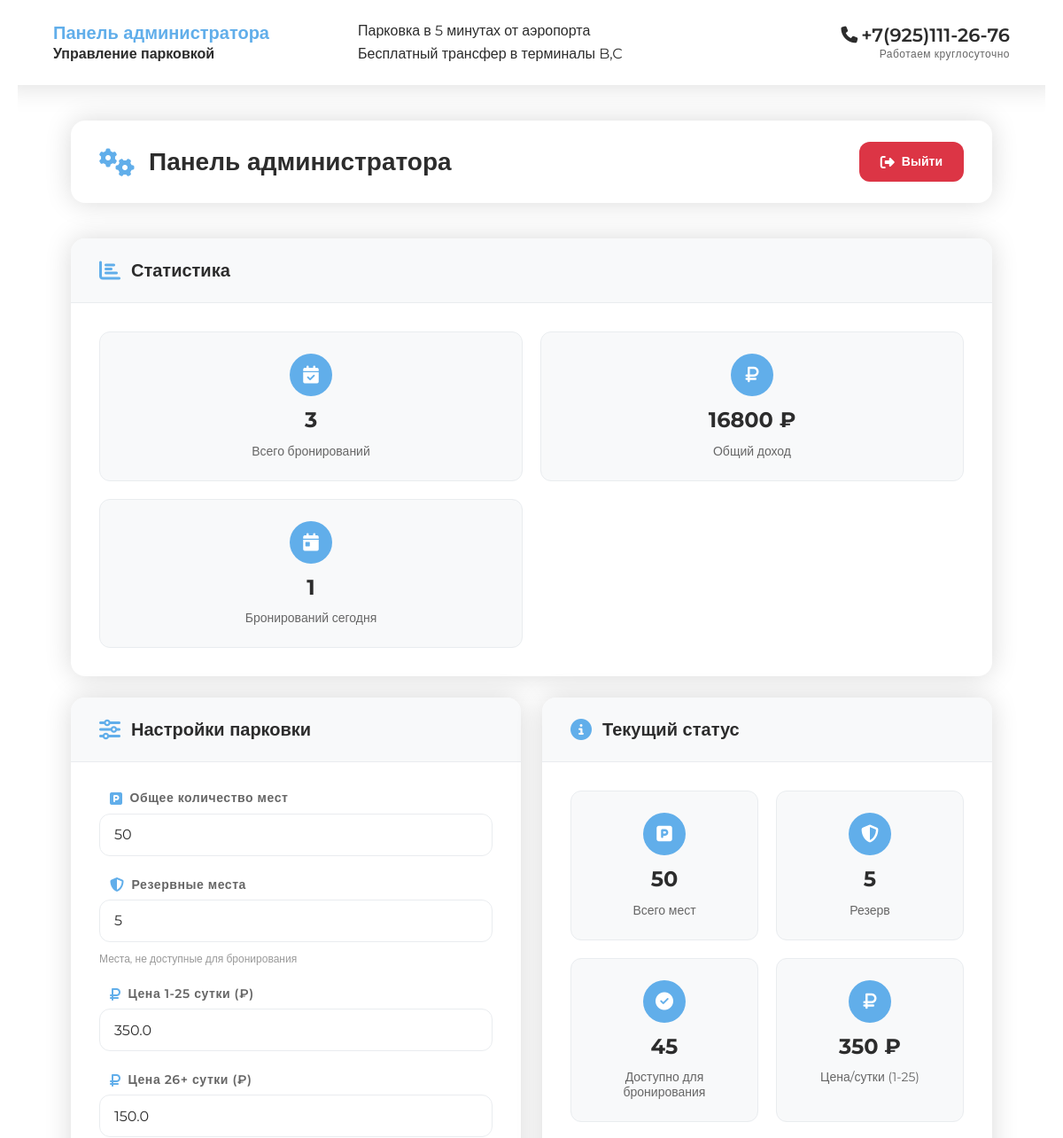
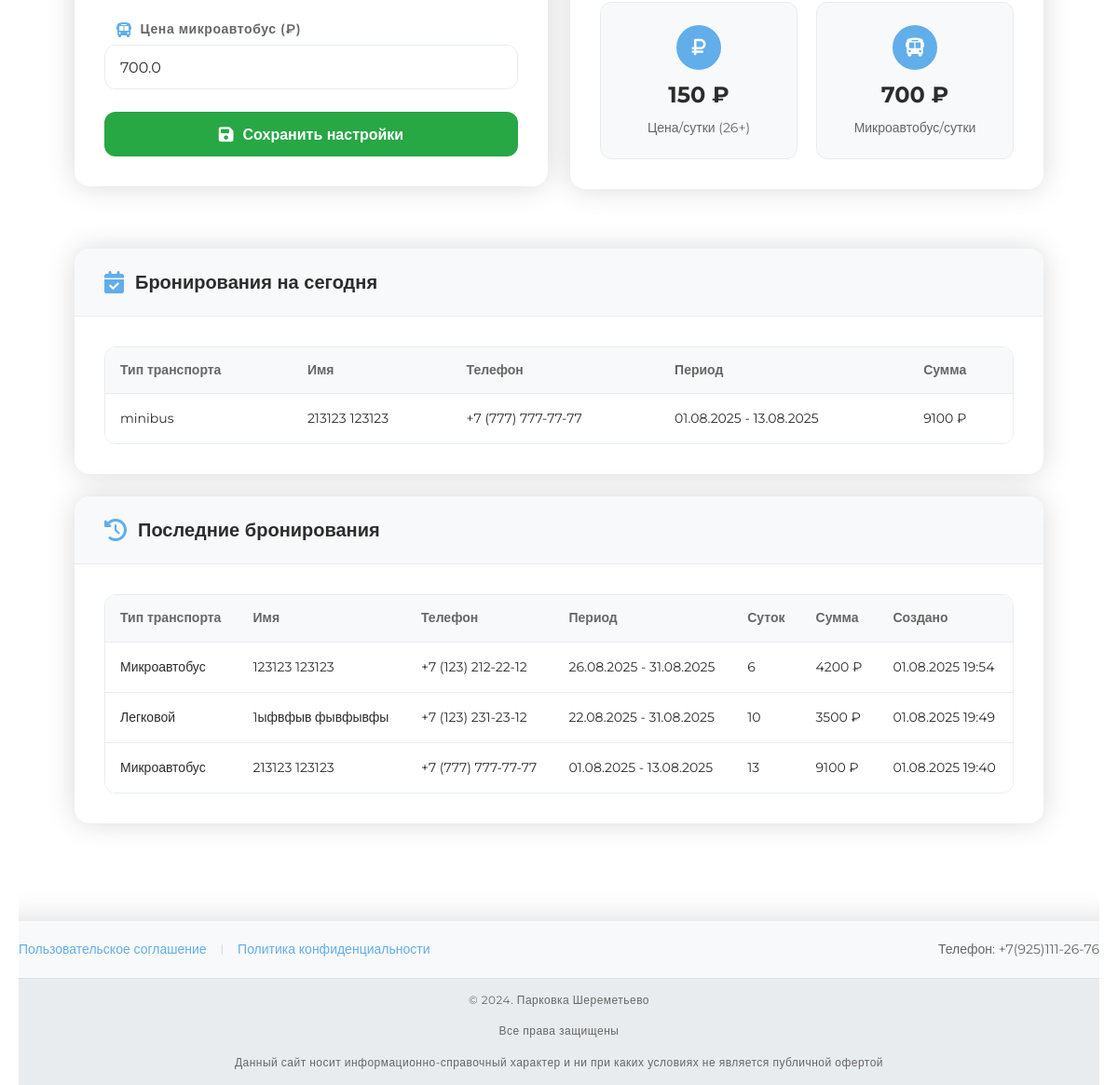
The app's page /admin (signed in), older data (2 pictures, top to bottom).
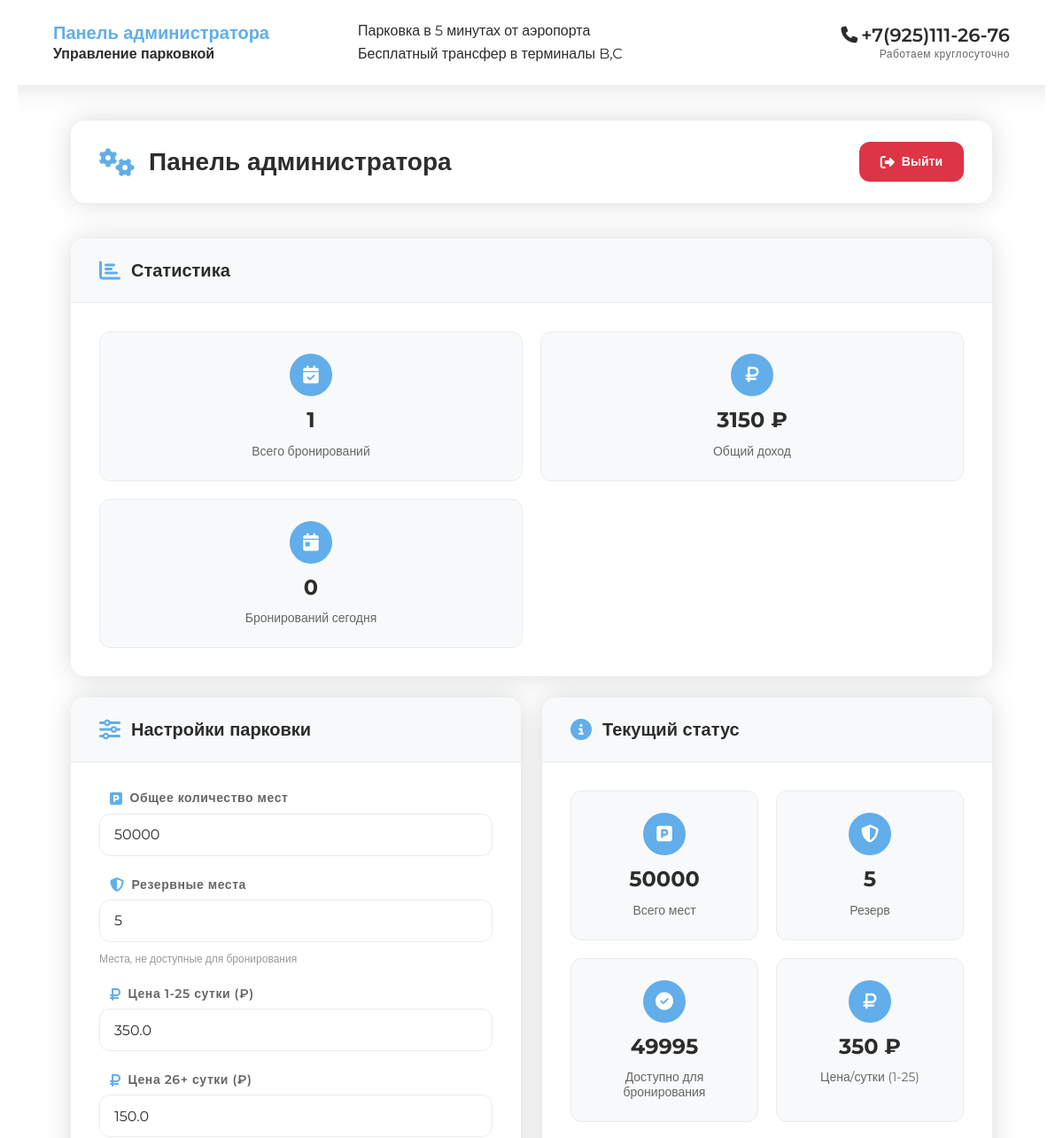
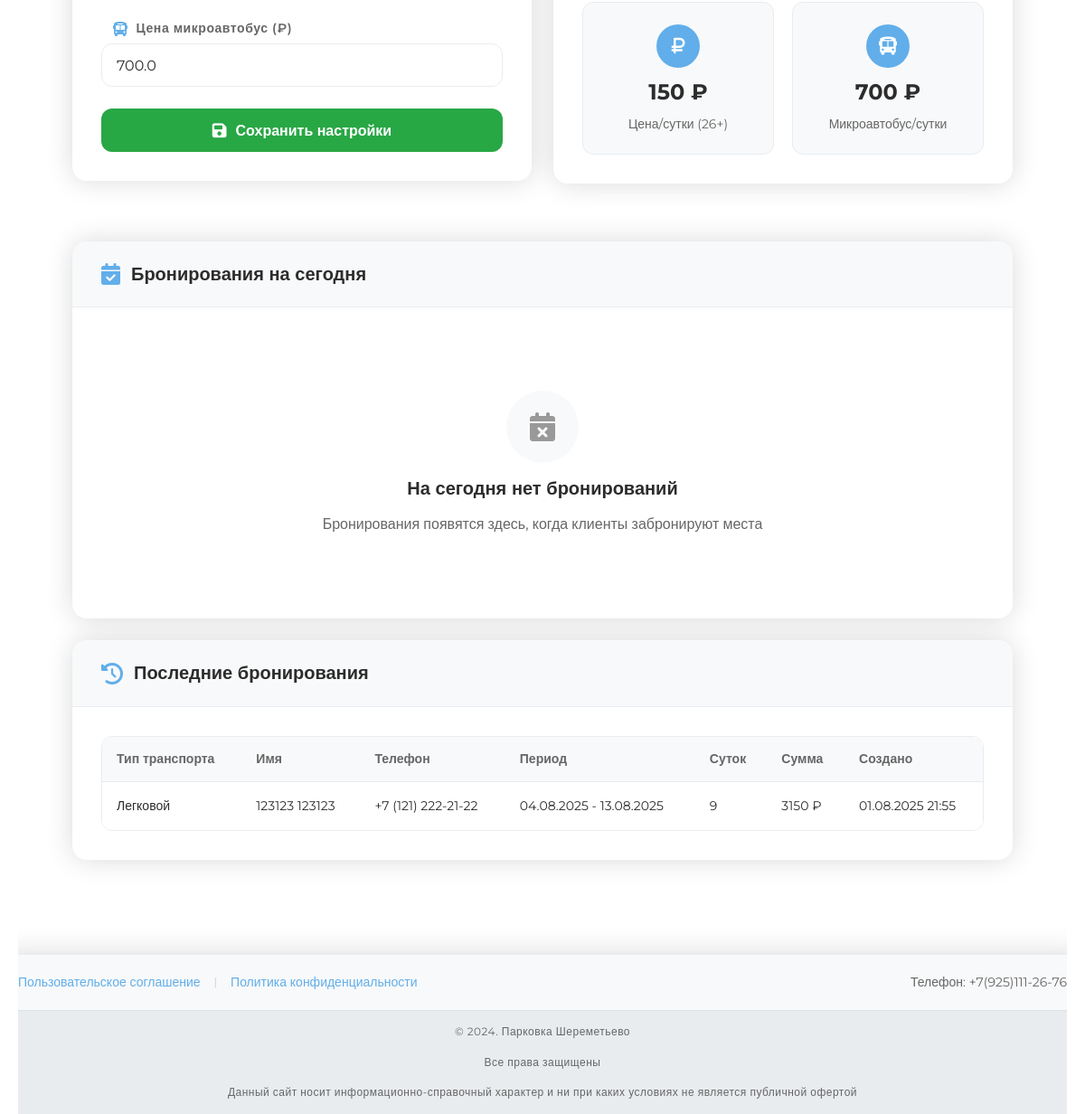
The same page, newer data (2 pictures, top to bottom).
### models.py (models this page shows, shortened)
class ParkingSettings(db.Model):
    id = db.Column(db.Integer, primary_key=True)
    total_spots = db.Column(db.Integer, nullable=False, default=50)
    reserve_spots = db.Column(db.Integer, nullable=False, default=5)
    daily_price_1_25 = db.Column(db.Float, nullable=False, default=350.0)  # 1-25 сутки
    daily_price_26_plus = db.Column(db.Float, nullable=False, default=150.0)  # 26+ сутки
    minibus_price = db.Column(db.Float, nullable=False, default=700.0)  # Микроавтобус
    created_at = db.Column(db.DateTime, default=datetime.utcnow)
    updated_at = db.Column(db.DateTime, default=datetime.utcnow, onupdate=datetime.utcnow)

class Booking(db.Model):
    id = db.Column(db.Integer, primary_key=True)
    first_name = db.Column(db.String(100), nullable=False)
    last_name = db.Column(db.String(100), nullable=False)
    phone = db.Column(db.String(20), nullable=False)
    vehicle_type = db.Column(db.String(20), nullable=False, default='car')  # car или minibus
    start_date = db.Column(db.Date, nullable=False)
    end_date = db.Column(db.Date, nullable=False)
    total_days = db.Column(db.Integer, nullable=False)
    total_amount = db.Column(db.Float, nullable=False)
    created_at = db.Column(db.DateTime, default=datetime.utcnow)
    updated_at = db.Column(db.DateTime, default=datetime.utcnow, onupdate=datetime.utcnow)

### routes.py (the view, shortened to what this page needs)
@app.route('/admin')
def admin_panel():
    if not session.get('admin_logged_in'):
        return redirect(url_for('admin_login'))
    settings = ParkingSettings.query.first()
    today = date.today()
    today_bookings = Booking.query.filter(
        Booking.start_date <= today,
        Booking.end_date >= today
    ).order_by(Booking.start_date).all()
    recent_bookings = Booking.query.order_by(Booking.created_at.desc()).limit(20).all()
    total_bookings = Booking.query.count()
    total_revenue = db.session.query(db.func.sum(Booking.total_amount)).scalar() or 0
    return render_template('admin.html',
                         settings=settings,
                         today_bookings=today_bookings,
                         recent_bookings=recent_bookings,
                         total_bookings=total_bookings,
                         total_revenue=total_revenue)

### templates/admin.html (shortened to what this page needs)
{% extends "base.html" %}
{% block content %}
<div class="main-container">
  <header class="main-header">
    <div class="header-content">
      <div class="header-left">
        <div class="header-title">
          <h1>Панель администратора</h1>
          <p>Управление парковкой</p>
        </div>
        <div class="header-info">
          <p>Парковка в 5 минутах от аэропорта</p>
          <p>Бесплатный трансфер в терминалы B,C</p>
        </div>
      </div>
      <div class="header-right">
        <div class="contact-info">
          <div class="phone-section">
            <i class="fas fa-phone"></i>
                            <span>+7(925)111-26-76</span>
          </div>
          <p>Работаем круглосуточно</p>
        </div>
      </div>
    </div>
  </header>
  <div class="main-content">
    <div class="admin-panel-header">
      <div class="admin-header-content">
        <div class="admin-title">
          <i class="fas fa-cogs"></i>
          <h2>Панель администратора</h2>
        </div>
        <a href="{{ url_for('admin_logout') }}" class="logout-btn">
          <i class="fas fa-sign-out-alt"></i>
          <span>Выйти</span>
        </a>
      </div>
    </div>
    <div class="admin-section full-width">
      <div class="section-card">
        <div class="section-header">
          <i class="fas fa-chart-bar"></i>
          <h3>Статистика</h3>
        </div>
        <div class="section-content">
          <div class="metrics-grid">
            <div class="metric-item">
              <div class="metric-icon">
                <i class="fas fa-calendar-check"></i>
              </div>
              <div class="metric-value">{{ total_bookings }}</div>
              <div class="metric-label">Всего бронирований</div>
            </div>
            <div class="metric-item">
              <div class="metric-icon">
                <i class="fas fa-ruble-sign"></i>
              </div>
              <div class="metric-value">{{ "%.0f"|format(total_revenue) }} ₽</div>
              <div class="metric-label">Общий доход</div>
            </div>
            <div class="metric-item">
              <div class="metric-icon">
                <i class="fas fa-calendar-day"></i>
              </div>
              <div class="metric-value">{{ today_bookings|length }}</div>
              <div class="metric-label">Бронирований сегодня</div>
            </div>
          </div>
        </div>
      </div>
    </div>
    <div class="admin-sections">
      <div class="admin-section">
        <div class="section-card">
          <div class="section-header">
            <i class="fas fa-sliders-h"></i>
            <h3>Настройки парковки</h3>
          </div>
          <div class="section-content">
            <form method="POST" action="{{ url_for('update_settings') }}" class="settings-form">
              <div class="form-group">
                <label for="total_spots">
                  <i class="fas fa-parking"></i>
                  <span>Общее количество мест</span>
                </label>
                <input type="number" id="total_spots" name="total_spots"
                       value="{{ settings.total_spots }}" min="1" required>
              </div>
              <div class="form-group">
                <label for="reserve_spots">
                  <i class="fas fa-shield-alt"></i>
                  <span>Резервные места</span>
                </label>
                <input type="number" id="reserve_spots" name="reserve_spots"
                       value="{{ settings.reserve_spots }}" min="0" required>
                <div class="form-hint">Места, не доступные для бронирования</div>
              </div>
              <div class="form-group">
                <label for="daily_price_1_25">
                  <i class="fas fa-ruble-sign"></i>
                  <span>Цена 1-25 сутки (₽)</span>
                </label>
                <input type="number" id="daily_price_1_25" name="daily_price_1_25"
                       value="{{ settings.daily_price_1_25 }}" min="0" step="0.01" required>
              </div>
              <div class="form-group">
                <label for="daily_price_26_plus">
                  <i class="fas fa-ruble-sign"></i>
                  <span>Цена 26+ сутки (₽)</span>
                </label>
                <input type="number" id="daily_price_26_plus" name="daily_price_26_plus"
                       value="{{ settings.daily_price_26_plus }}" min="0" step="0.01" required>
              </div>
              <div class="form-group">
                <label for="minibus_price">
                  <i class="fas fa-bus"></i>
                  <span>Цена микроавтобус (₽)</span>
                </label>
                <input type="number" id="minibus_price" name="minibus_price"
                       value="{{ settings.minibus_price }}" min="0" step="0.01" required>
              </div>
              <button type="submit" class="save-btn">
                <i class="fas fa-save"></i>
                <span>Сохранить настройки</span>
              </button>
            </form>
          </div>
        </div>
      </div>
      <div class="admin-section">
        <div class="section-card">
          <div class="section-header">
            <i class="fas fa-info-circle"></i>
            <h3>Текущий статус</h3>
          </div>
          <div class="section-content">
            <div class="metrics-grid">
              <div class="metric-item">
                <div class="metric-icon">
                  <i class="fas fa-parking"></i>
                </div>
                <div class="metric-value">{{ settings.total_spots }}</div>
                <div class="metric-label">Всего мест</div>
              </div>
              <div class="metric-item">
                <div class="metric-icon">
                  <i class="fas fa-shield-alt"></i>
                </div>
                <div class="metric-value">{{ settings.reserve_spots }}</div>
                <div class="metric-label">Резерв</div>
              </div>
              <div class="metric-item">
                <div class="metric-icon">
                  <i class="fas fa-check-circle"></i>
                </div>
                <div class="metric-value">{{ settings.total_spots - settings.reserve_spots }}</div>
                <div class="metric-label">Доступно для бронирования</div>
              </div>
              <div class="metric-item">
                <div class="metric-icon">
                  <i class="fas fa-ruble-sign"></i>
                </div>
                <div class="metric-value">{{ "%.0f"|format(settings.daily_price_1_25) }} ₽</div>
                <div class="metric-label">Цена/сутки (1-25)</div>
              </div>
              <div class="metric-item">
                <div class="metric-icon">
                  <i class="fas fa-ruble-sign"></i>
                </div>
                <div class="metric-value">{{ "%.0f"|format(settings.daily_price_26_plus) }} ₽</div>
                <div class="metric-label">Цена/сутки (26+)</div>
              </div>
              <div class="metric-item">
                <div class="metric-icon">
                  <i class="fas fa-bus"></i>
                </div>
                <div class="metric-value">{{ "%.0f"|format(settings.minibus_price) }} ₽</div>
                <div class="metric-label">Микроавтобус/сутки</div>
              </div>
            </div>
          </div>
        </div>
      </div>
    </div>
    <div class="admin-section full-width">
      <div class="section-card">
        <div class="section-header">
          <i class="fas fa-calendar-check"></i>
          <h3>Бронирования на сегодня</h3>
        </div>
        <div class="section-content">
          {% if today_bookings %}
          <div class="table-container">
            <table class="admin-table">
              <thead>
                <tr>
                  <th>Тип транспорта</th>
                  <th>Имя</th>
                  <th>Телефон</th>
                  <th>Период</th>
                  <th>Сумма</th>
                </tr>
              </thead>
              <tbody>
                {% for booking in today_bookings %}
                <tr>
                  <td>{{ booking.vehicle_type }}</td>
                  <td>{{ booking.first_name }} {{ booking.last_name }}</td>
                  <td>{{ booking.phone }}</td>
                  <td>{{ booking.start_date.strftime('%d.%m.%Y') }} - {{ booking.end_date.strftime('%d.%m.%Y') }}</td>
                  <td>{{ "%.0f"|format(booking.total_amount) }} ₽</td>
                </tr>
                {% endfor %}
              </tbody>
            </table>
          </div>
          {% else %}
          <div class="empty-state">
            <div class="empty-icon">
              <i class="fas fa-calendar-times"></i>
            </div>
            <h4>На сегодня нет бронирований</h4>
            <p>Бронирования появятся здесь, когда клиенты забронируют места</p>
          </div>
          {% endif %}
        </div>
      </div>
    </div>
    <div class="admin-section full-width">
      <div class="section-card">
        <div class="section-header">
          <i class="fas fa-history"></i>
          <h3>Последние бронирования</h3>
        </div>
        <div class="section-content">
          {% if recent_bookings %}
          <div class="table-container">
            <table class="admin-table">
              <thead>
                <tr>
                  <th>Тип транспорта</th>
                  <th>Имя</th>
                  <th>Телефон</th>
                  <th>Период</th>
                  <th>Суток</th>
                  <th>Сумма</th>
                  <th>Создано</th>
                </tr>
              </thead>
              <tbody>
                {% for booking in recent_bookings %}
                <tr>
                  <td>
                    {% if booking.vehicle_type == 'minibus' %}
                      Микроавтобус
                    {% else %}
                      Легковой
                    {% endif %}
                  </td>
                  <td>{{ booking.first_name }} {{ booking.last_name }}</td>
                  <td>{{ booking.phone }}</td>
                  <td>{{ booking.start_date.strftime('%d.%m.%Y') }} - {{ booking.end_date.strftime('%d.%m.%Y') }}</td>
                  <td>{{ booking.total_days }}</td>
                  <td>{{ "%.0f"|format(booking.total_amount) }} ₽</td>
                  <td>{{ booking.created_at.strftime('%d.%m.%Y %H:%M') }}</td>
                </tr>
                {% endfor %}
              </tbody>
            </table>
          </div>
          {% endif %}
        </div>
      </div>
    </div>
  </div>
{% endblock %}

### templates/base.html (shortened to what this page needs)
<!DOCTYPE html>
<html lang="ru">
<head>
    <link rel="stylesheet" href="https://cdnjs.cloudflare.com/ajax/libs/font-awesome/6.4.0/css/all.min.css">
    <link rel="stylesheet" href="{{ url_for('static', filename='css/style.css') }}">
</head>
<body{% if settings and settings.hourly_price is not none %} data-hourly-price="{{ settings.hourly_price }}"{% endif %}>
    <div class="container">
        {% block content %}{% endblock %}
        <footer class="footer">
            <div class="footer-content">
                <div class="footer-links">
                    <a href="/agreement.pdf" target="_blank">Пользовательское соглашение</a>
                    <span class="separator">|</span>
                    <a href="/policy.pdf" target="_blank">Политика конфиденциальности</a>
                </div>
                <div class="footer-contact">
                    <span>Телефон: +7(925)111-26-76</span>
                </div>
            </div>
            <div class="footer-bottom">
                <div class="container">
                    <p>© 2024. Парковка Шереметьево</p>
                    <p>Все права защищены</p>
                    <p>Данный сайт носит информационно-справочный характер и ни при каких условиях не является публичной офертой</p>
                </div>
            </div>
        </footer>
    </div>
</body>
</html>

Row changes from the older to the newer data that the page shows:
removed Booking: vehicle_type "minibus", first_name "213123", last_name "123123", phone "+7 (777) 777-77-77", start_date "01.08.2025", end_date "13.08.2025", total_amount "9100", shows "Микроавтобус", total_days "13", created_at "01.08.2025 19:40"
removed Booking: vehicle_type "Микроавтобус", first_name "123123", last_name "123123", phone "+7 (123) 212-22-12", start_date "26.08.2025", end_date "31.08.2025", total_days "6", total_amount "4200", created_at "01.08.2025 19:54", shown under "Последние бронирования"
removed Booking: vehicle_type "Легковой", first_name "1ыфвфыв", last_name "фывфывфы", phone "+7 (123) 231-23-12", start_date "22.08.2025", end_date "31.08.2025", total_days "10", total_amount "3500", created_at "01.08.2025 19:49", shown under "Последние бронирования"
changed ParkingSettings: total_spots "50" → "50000"; settings.total_spots-settings.reserve_spots "45" → "49995"
added Booking: vehicle_type "Легковой", first_name "123123", last_name "123123", phone "+7 (121) 222-21-22", start_date "04.08.2025", end_date "13.08.2025", total_days "9", total_amount "3150", created_at "01.08.2025 21:55", shown under "Последние бронирования"
Text that changed along with them:
{{ total_bookings }}: "3" → "1"
{{ "%.0f"|format(total_revenue) }}: "16800" → "3150"
{{ today_bookings|length }}: "1" → "0"
text no longer shown: "Тип транспорта Имя Телефон Период Сумма"
text now shown: "На сегодня нет бронирований Бронирования появятся здесь, когда клиенты забронируют места"
